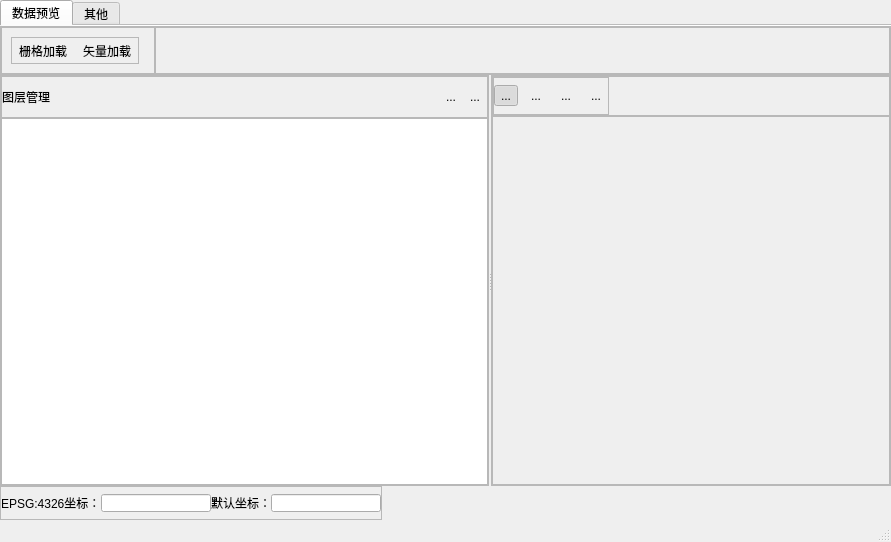
<?xml version="1.0" encoding="UTF-8"?>
<ui version="4.0">
 <class>MainWindow</class>
 <widget class="QMainWindow" name="MainWindow">
  <property name="geometry">
   <rect>
    <x>0</x>
    <y>0</y>
    <width>891</width>
    <height>542</height>
   </rect>
  </property>
  <property name="windowTitle">
   <string>MainWindow</string>
  </property>
  <widget class="QWidget" name="centralwidget">
   <layout class="QVBoxLayout" name="verticalLayout">
    <property name="spacing">
     <number>0</number>
    </property>
    <property name="leftMargin">
     <number>0</number>
    </property>
    <property name="topMargin">
     <number>0</number>
    </property>
    <property name="rightMargin">
     <number>0</number>
    </property>
    <property name="bottomMargin">
     <number>0</number>
    </property>
    <item>
     <widget class="QTabWidget" name="tabWidget">
      <property name="currentIndex">
       <number>0</number>
      </property>
      <property name="documentMode">
       <bool>true</bool>
      </property>
      <widget class="QWidget" name="preview">
       <attribute name="title">
        <string>数据预览</string>
       </attribute>
       <layout class="QVBoxLayout" name="verticalLayout_2">
        <property name="spacing">
         <number>0</number>
        </property>
        <property name="leftMargin">
         <number>0</number>
        </property>
        <property name="topMargin">
         <number>0</number>
        </property>
        <property name="rightMargin">
         <number>0</number>
        </property>
        <property name="bottomMargin">
         <number>0</number>
        </property>
        <item>
         <widget class="QFrame" name="frame_prev_top">
          <property name="sizePolicy">
           <sizepolicy hsizetype="Preferred" vsizetype="Fixed">
            <horstretch>0</horstretch>
            <verstretch>0</verstretch>
           </sizepolicy>
          </property>
          <property name="frameShape">
           <enum>QFrame::StyledPanel</enum>
          </property>
          <property name="frameShadow">
           <enum>QFrame::Raised</enum>
          </property>
          <layout class="QHBoxLayout" name="horizontalLayout_2">
           <property name="spacing">
            <number>0</number>
           </property>
           <property name="leftMargin">
            <number>0</number>
           </property>
           <property name="topMargin">
            <number>0</number>
           </property>
           <property name="rightMargin">
            <number>0</number>
           </property>
           <property name="bottomMargin">
            <number>0</number>
           </property>
           <item>
            <widget class="QFrame" name="frame_prev_tools">
             <property name="sizePolicy">
              <sizepolicy hsizetype="Fixed" vsizetype="Fixed">
               <horstretch>0</horstretch>
               <verstretch>0</verstretch>
              </sizepolicy>
             </property>
             <property name="minimumSize">
              <size>
               <width>0</width>
               <height>0</height>
              </size>
             </property>
             <property name="layoutDirection">
              <enum>Qt::LeftToRight</enum>
             </property>
             <property name="frameShape">
              <enum>QFrame::StyledPanel</enum>
             </property>
             <property name="frameShadow">
              <enum>QFrame::Raised</enum>
             </property>
             <property name="lineWidth">
              <number>1</number>
             </property>
             <layout class="QHBoxLayout" name="horizontalLayout_7">
              <item>
               <widget class="QFrame" name="prev_tools_add">
                <property name="sizePolicy">
                 <sizepolicy hsizetype="Preferred" vsizetype="Preferred">
                  <horstretch>0</horstretch>
                  <verstretch>0</verstretch>
                 </sizepolicy>
                </property>
                <property name="frameShape">
                 <enum>QFrame::StyledPanel</enum>
                </property>
                <property name="frameShadow">
                 <enum>QFrame::Raised</enum>
                </property>
                <layout class="QHBoxLayout" name="horizontalLayout_3">
                 <property name="spacing">
                  <number>2</number>
                 </property>
                 <property name="leftMargin">
                  <number>0</number>
                 </property>
                 <property name="topMargin">
                  <number>0</number>
                 </property>
                 <property name="rightMargin">
                  <number>0</number>
                 </property>
                 <property name="bottomMargin">
                  <number>0</number>
                 </property>
                 <item>
                  <widget class="QToolButton" name="btn_add_raster">
                   <property name="font">
                    <font>
                     <family>Microsoft YaHei</family>
                    </font>
                   </property>
                   <property name="text">
                    <string>栅格加载</string>
                   </property>
                   <property name="icon">
                    <iconset resource="resources/rc.qrc">
                     <normaloff>:/icon/icon/open_raster.png</normaloff>:/icon/icon/open_raster.png</iconset>
                   </property>
                   <property name="iconSize">
                    <size>
                     <width>36</width>
                     <height>36</height>
                    </size>
                   </property>
                   <property name="toolButtonStyle">
                    <enum>Qt::ToolButtonTextUnderIcon</enum>
                   </property>
                   <property name="autoRaise">
                    <bool>true</bool>
                   </property>
                  </widget>
                 </item>
                 <item>
                  <widget class="QToolButton" name="btn_add_shp">
                   <property name="font">
                    <font>
                     <family>Microsoft YaHei</family>
                    </font>
                   </property>
                   <property name="text">
                    <string>矢量加载</string>
                   </property>
                   <property name="icon">
                    <iconset resource="resources/rc.qrc">
                     <normaloff>:/icon/icon/open_vector.png</normaloff>:/icon/icon/open_vector.png</iconset>
                   </property>
                   <property name="iconSize">
                    <size>
                     <width>36</width>
                     <height>36</height>
                    </size>
                   </property>
                   <property name="toolButtonStyle">
                    <enum>Qt::ToolButtonTextUnderIcon</enum>
                   </property>
                   <property name="autoRaise">
                    <bool>true</bool>
                   </property>
                  </widget>
                 </item>
                </layout>
               </widget>
              </item>
              <item>
               <widget class="QFrame" name="prev_tools_teach">
                <property name="frameShape">
                 <enum>QFrame::StyledPanel</enum>
                </property>
                <property name="frameShadow">
                 <enum>QFrame::Raised</enum>
                </property>
               </widget>
              </item>
             </layout>
            </widget>
           </item>
           <item>
            <widget class="QFrame" name="frame_prev_fill">
             <property name="frameShape">
              <enum>QFrame::StyledPanel</enum>
             </property>
             <property name="frameShadow">
              <enum>QFrame::Raised</enum>
             </property>
            </widget>
           </item>
          </layout>
         </widget>
        </item>
        <item>
         <widget class="QWidget" name="widget_middle" native="true">
          <layout class="QHBoxLayout" name="horizontalLayout_4">
           <property name="spacing">
            <number>2</number>
           </property>
           <property name="leftMargin">
            <number>0</number>
           </property>
           <property name="topMargin">
            <number>0</number>
           </property>
           <property name="rightMargin">
            <number>0</number>
           </property>
           <property name="bottomMargin">
            <number>0</number>
           </property>
           <item>
            <widget class="QSplitter" name="splitter">
             <property name="orientation">
              <enum>Qt::Horizontal</enum>
             </property>
             <property name="handleWidth">
              <number>2</number>
             </property>
             <widget class="QFrame" name="frame_pre_layers">
              <property name="minimumSize">
               <size>
                <width>200</width>
                <height>0</height>
               </size>
              </property>
              <property name="frameShape">
               <enum>QFrame::StyledPanel</enum>
              </property>
              <property name="frameShadow">
               <enum>QFrame::Raised</enum>
              </property>
              <layout class="QVBoxLayout" name="verticalLayout_3">
               <property name="spacing">
                <number>0</number>
               </property>
               <property name="leftMargin">
                <number>0</number>
               </property>
               <property name="topMargin">
                <number>0</number>
               </property>
               <property name="rightMargin">
                <number>0</number>
               </property>
               <property name="bottomMargin">
                <number>0</number>
               </property>
               <item>
                <widget class="QFrame" name="frame_pre_layers_mgr">
                 <property name="sizePolicy">
                  <sizepolicy hsizetype="Preferred" vsizetype="Preferred">
                   <horstretch>0</horstretch>
                   <verstretch>0</verstretch>
                  </sizepolicy>
                 </property>
                 <property name="minimumSize">
                  <size>
                   <width>0</width>
                   <height>0</height>
                  </size>
                 </property>
                 <property name="maximumSize">
                  <size>
                   <width>16777215</width>
                   <height>16777215</height>
                  </size>
                 </property>
                 <property name="frameShape">
                  <enum>QFrame::StyledPanel</enum>
                 </property>
                 <property name="frameShadow">
                  <enum>QFrame::Raised</enum>
                 </property>
                 <layout class="QHBoxLayout" name="horizontalLayout_5">
                  <property name="spacing">
                   <number>0</number>
                  </property>
                  <property name="leftMargin">
                   <number>0</number>
                  </property>
                  <property name="topMargin">
                   <number>0</number>
                  </property>
                  <property name="rightMargin">
                   <number>0</number>
                  </property>
                  <property name="bottomMargin">
                   <number>0</number>
                  </property>
                  <item>
                   <widget class="QLabel" name="label">
                    <property name="sizePolicy">
                     <sizepolicy hsizetype="Preferred" vsizetype="Fixed">
                      <horstretch>0</horstretch>
                      <verstretch>0</verstretch>
                     </sizepolicy>
                    </property>
                    <property name="minimumSize">
                     <size>
                      <width>0</width>
                      <height>40</height>
                     </size>
                    </property>
                    <property name="maximumSize">
                     <size>
                      <width>16777215</width>
                      <height>40</height>
                     </size>
                    </property>
                    <property name="text">
                     <string>图层管理</string>
                    </property>
                   </widget>
                  </item>
                  <item>
                   <spacer name="horizontalSpacer">
                    <property name="orientation">
                     <enum>Qt::Horizontal</enum>
                    </property>
                    <property name="sizeHint" stdset="0">
                     <size>
                      <width>40</width>
                      <height>20</height>
                     </size>
                    </property>
                   </spacer>
                  </item>
                  <item>
                   <widget class="QToolButton" name="btn_pre_clear">
                    <property name="text">
                     <string>...</string>
                    </property>
                    <property name="icon">
                     <iconset resource="resources/rc.qrc">
                      <normaloff>:/icon/icon/trash_light.png</normaloff>:/icon/icon/trash_light.png</iconset>
                    </property>
                    <property name="autoRaise">
                     <bool>true</bool>
                    </property>
                   </widget>
                  </item>
                  <item>
                   <widget class="QToolButton" name="btn_pre_remove">
                    <property name="text">
                     <string>...</string>
                    </property>
                    <property name="icon">
                     <iconset resource="resources/rc.qrc">
                      <normaloff>:/icon/icon/remove_light.png</normaloff>:/icon/icon/remove_light.png</iconset>
                    </property>
                    <property name="autoRaise">
                     <bool>true</bool>
                    </property>
                   </widget>
                  </item>
                 </layout>
                </widget>
               </item>
               <item>
                <widget class="QListView" name="list_pre_views"/>
               </item>
              </layout>
             </widget>
             <widget class="QFrame" name="frame_pre_map">
              <property name="minimumSize">
               <size>
                <width>400</width>
                <height>0</height>
               </size>
              </property>
              <property name="frameShape">
               <enum>QFrame::StyledPanel</enum>
              </property>
              <property name="frameShadow">
               <enum>QFrame::Raised</enum>
              </property>
              <layout class="QVBoxLayout" name="verticalLayout_4">
               <property name="spacing">
                <number>0</number>
               </property>
               <property name="leftMargin">
                <number>0</number>
               </property>
               <property name="topMargin">
                <number>0</number>
               </property>
               <property name="rightMargin">
                <number>0</number>
               </property>
               <property name="bottomMargin">
                <number>0</number>
               </property>
               <item>
                <widget class="QFrame" name="frame_pre_map_mgr">
                 <property name="sizePolicy">
                  <sizepolicy hsizetype="Preferred" vsizetype="Fixed">
                   <horstretch>0</horstretch>
                   <verstretch>40</verstretch>
                  </sizepolicy>
                 </property>
                 <property name="minimumSize">
                  <size>
                   <width>0</width>
                   <height>40</height>
                  </size>
                 </property>
                 <property name="maximumSize">
                  <size>
                   <width>16777215</width>
                   <height>40</height>
                  </size>
                 </property>
                 <property name="frameShape">
                  <enum>QFrame::StyledPanel</enum>
                 </property>
                 <property name="frameShadow">
                  <enum>QFrame::Raised</enum>
                 </property>
                 <layout class="QVBoxLayout" name="verticalLayout_5">
                  <property name="spacing">
                   <number>0</number>
                  </property>
                  <property name="leftMargin">
                   <number>0</number>
                  </property>
                  <property name="topMargin">
                   <number>0</number>
                  </property>
                  <property name="rightMargin">
                   <number>0</number>
                  </property>
                  <property name="bottomMargin">
                   <number>0</number>
                  </property>
                  <item>
                   <widget class="QFrame" name="pre_map_tools">
                    <property name="sizePolicy">
                     <sizepolicy hsizetype="Fixed" vsizetype="Preferred">
                      <horstretch>0</horstretch>
                      <verstretch>0</verstretch>
                     </sizepolicy>
                    </property>
                    <property name="frameShape">
                     <enum>QFrame::StyledPanel</enum>
                    </property>
                    <property name="frameShadow">
                     <enum>QFrame::Raised</enum>
                    </property>
                    <layout class="QHBoxLayout" name="horizontalLayout_6">
                     <property name="leftMargin">
                      <number>0</number>
                     </property>
                     <property name="topMargin">
                      <number>0</number>
                     </property>
                     <property name="rightMargin">
                      <number>0</number>
                     </property>
                     <property name="bottomMargin">
                      <number>0</number>
                     </property>
                     <item>
                      <widget class="QToolButton" name="btn_move">
                       <property name="text">
                        <string>...</string>
                       </property>
                       <property name="icon">
                        <iconset resource="resources/rc.qrc">
                         <normaloff>:/icon/icon/move.png</normaloff>:/icon/icon/move.png</iconset>
                       </property>
                       <property name="checkable">
                        <bool>true</bool>
                       </property>
                       <property name="checked">
                        <bool>true</bool>
                       </property>
                       <property name="autoExclusive">
                        <bool>true</bool>
                       </property>
                       <property name="autoRaise">
                        <bool>true</bool>
                       </property>
                      </widget>
                     </item>
                     <item>
                      <widget class="QToolButton" name="btn_zoom_in">
                       <property name="text">
                        <string>...</string>
                       </property>
                       <property name="icon">
                        <iconset resource="resources/rc.qrc">
                         <normaloff>:/icon/icon/zoomOut.png</normaloff>:/icon/icon/zoomOut.png</iconset>
                       </property>
                       <property name="autoRaise">
                        <bool>true</bool>
                       </property>
                      </widget>
                     </item>
                     <item>
                      <widget class="QToolButton" name="btn_zoom_out">
                       <property name="text">
                        <string>...</string>
                       </property>
                       <property name="icon">
                        <iconset resource="resources/rc.qrc">
                         <normaloff>:/icon/icon/zoomIn.png</normaloff>:/icon/icon/zoomIn.png</iconset>
                       </property>
                       <property name="autoRaise">
                        <bool>true</bool>
                       </property>
                      </widget>
                     </item>
                     <item>
                      <widget class="QToolButton" name="btn_refresh">
                       <property name="text">
                        <string>...</string>
                       </property>
                       <property name="icon">
                        <iconset resource="resources/rc.qrc">
                         <normaloff>:/icon/icon/refresh.png</normaloff>:/icon/icon/refresh.png</iconset>
                       </property>
                       <property name="autoRaise">
                        <bool>true</bool>
                       </property>
                      </widget>
                     </item>
                    </layout>
                   </widget>
                  </item>
                 </layout>
                </widget>
               </item>
               <item>
                <widget class="QFrame" name="frame_pre_map_show">
                 <property name="frameShape">
                  <enum>QFrame::StyledPanel</enum>
                 </property>
                 <property name="frameShadow">
                  <enum>QFrame::Raised</enum>
                 </property>
                 <layout class="QVBoxLayout" name="preview_qgis_map">
                  <property name="spacing">
                   <number>0</number>
                  </property>
                  <property name="leftMargin">
                   <number>0</number>
                  </property>
                  <property name="topMargin">
                   <number>0</number>
                  </property>
                  <property name="rightMargin">
                   <number>0</number>
                  </property>
                  <property name="bottomMargin">
                   <number>0</number>
                  </property>
                 </layout>
                </widget>
               </item>
              </layout>
             </widget>
            </widget>
           </item>
          </layout>
         </widget>
        </item>
        <item>
         <widget class="QFrame" name="frame_prev_bot">
          <property name="sizePolicy">
           <sizepolicy hsizetype="Fixed" vsizetype="Preferred">
            <horstretch>0</horstretch>
            <verstretch>0</verstretch>
           </sizepolicy>
          </property>
          <property name="minimumSize">
           <size>
            <width>0</width>
            <height>34</height>
           </size>
          </property>
          <property name="maximumSize">
           <size>
            <width>16777215</width>
            <height>34</height>
           </size>
          </property>
          <property name="frameShape">
           <enum>QFrame::StyledPanel</enum>
          </property>
          <property name="frameShadow">
           <enum>QFrame::Raised</enum>
          </property>
          <layout class="QHBoxLayout" name="horizontalLayout">
           <property name="spacing">
            <number>0</number>
           </property>
           <property name="leftMargin">
            <number>0</number>
           </property>
           <property name="topMargin">
            <number>0</number>
           </property>
           <property name="rightMargin">
            <number>0</number>
           </property>
           <property name="bottomMargin">
            <number>0</number>
           </property>
           <item>
            <widget class="QLabel" name="label_coords_name">
             <property name="text">
              <string>EPSG:4326坐标：</string>
             </property>
            </widget>
           </item>
           <item>
            <widget class="QLineEdit" name="edit_coords_value">
             <property name="styleSheet">
              <string notr="true">padding-left: 1px;
padding-right: 1px;</string>
             </property>
            </widget>
           </item>
           <item>
            <widget class="QLabel" name="label_coords_default_name">
             <property name="text">
              <string>默认坐标：</string>
             </property>
            </widget>
           </item>
           <item>
            <widget class="QLineEdit" name="label_coords_default_value">
             <property name="styleSheet">
              <string notr="true">padding-left: 1px;
padding-right: 1px;</string>
             </property>
            </widget>
           </item>
          </layout>
         </widget>
        </item>
       </layout>
      </widget>
      <widget class="QWidget" name="others">
       <attribute name="title">
        <string>其他</string>
       </attribute>
      </widget>
     </widget>
    </item>
   </layout>
  </widget>
  <widget class="QStatusBar" name="statusbar"/>
 </widget>
 <resources>
  <include location="resources/rc.qrc"/>
 </resources>
 <connections/>
</ui>
